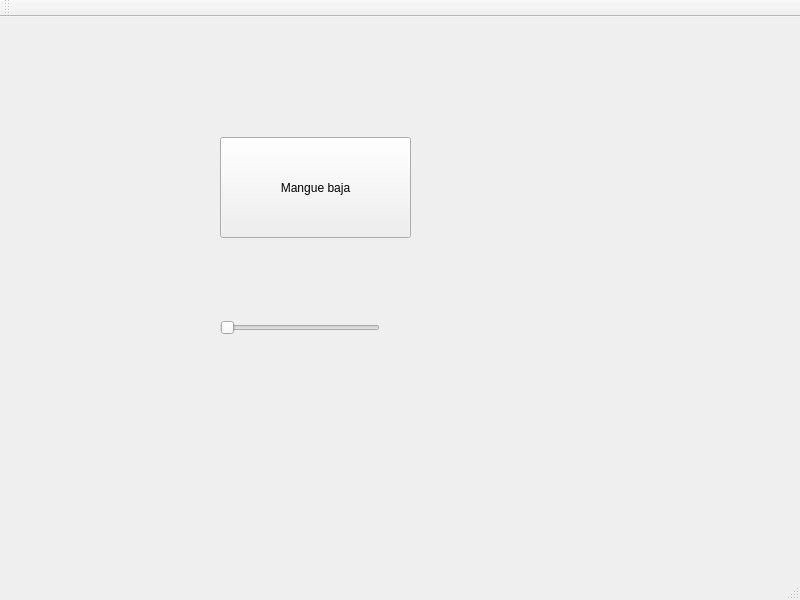
<?xml version="1.0" encoding="UTF-8"?>
<ui version="4.0">
 <class>MainWindow</class>
 <widget class="QMainWindow" name="MainWindow">
  <property name="geometry">
   <rect>
    <x>0</x>
    <y>0</y>
    <width>800</width>
    <height>600</height>
   </rect>
  </property>
  <property name="windowTitle">
   <string>MainWindow</string>
  </property>
  <widget class="QWidget" name="centralwidget">
   <widget class="QPushButton" name="b1">
    <property name="geometry">
     <rect>
      <x>220</x>
      <y>120</y>
      <width>191</width>
      <height>101</height>
     </rect>
    </property>
    <property name="text">
     <string>Mangue baja</string>
    </property>
   </widget>
   <widget class="QSlider" name="horizontalSlider">
    <property name="geometry">
     <rect>
      <x>220</x>
      <y>270</y>
      <width>160</width>
      <height>81</height>
     </rect>
    </property>
    <property name="orientation">
     <enum>Qt::Horizontal</enum>
    </property>
   </widget>
  </widget>
  <widget class="QMenuBar" name="menubar">
   <property name="geometry">
    <rect>
     <x>0</x>
     <y>0</y>
     <width>800</width>
     <height>22</height>
    </rect>
   </property>
  </widget>
  <widget class="QStatusBar" name="statusbar"/>
  <widget class="QToolBar" name="toolBar">
   <property name="windowTitle">
    <string>toolBar</string>
   </property>
   <attribute name="toolBarArea">
    <enum>TopToolBarArea</enum>
   </attribute>
   <attribute name="toolBarBreak">
    <bool>false</bool>
   </attribute>
  </widget>
 </widget>
 <resources/>
 <connections/>
</ui>
